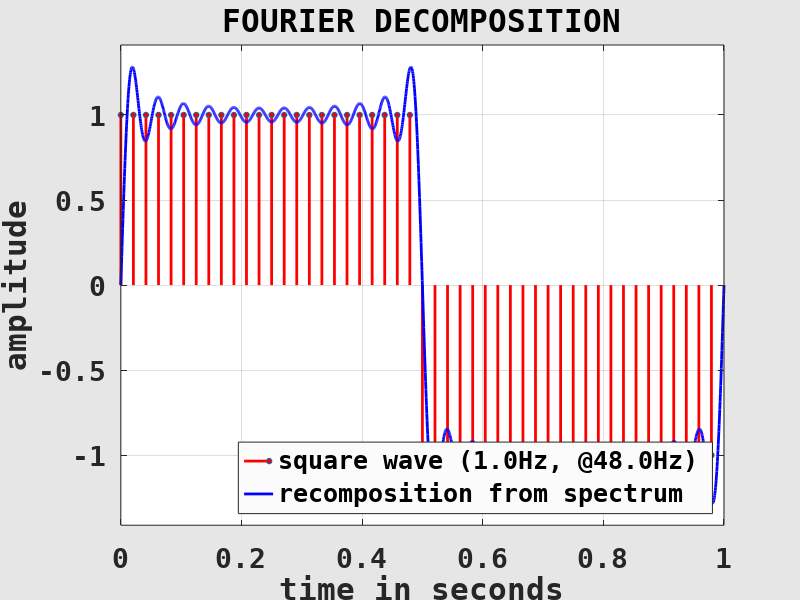
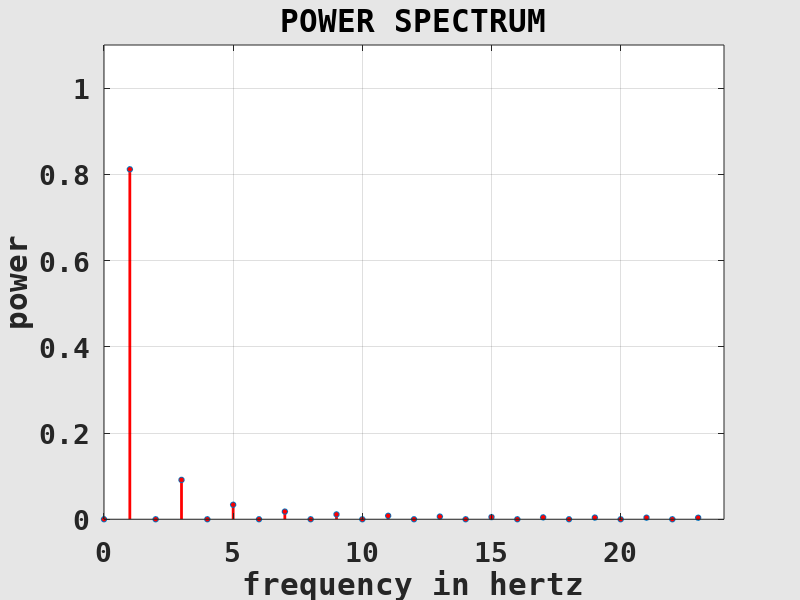

Reproduce these figures in MATLAB, in order.
clearvars( '-except', '-regexp', '^fig\d*$' );

	% -----------------------------------------------------------------------
	% a discrete test signal (square wave with frequency f and length L)
	% -----------------------------------------------------------------------
f = 1;
L = 1; % length in seconds, EXERCISE!

fS = 48; % sampling rate, EXERCISE!
N = floor( L * fS );

ti = (0:N-1) / fS; % quantized time values
xi = 2*(2*floor( f * ti ) - floor( 2*f * ti ) + 1) - 1; % quantized square wave

	% -----------------------------------------------------------------------
	% Fourier transform the test signal
	% -----------------------------------------------------------------------
fNy = fS / 2; % Nyquist frequency

Xk = fft( xi ) / N; % complex Fourier coefficients

fk = (0:N-1) / N * fS; % frequency values
fk(fk >= fNy) = fk(fk >= fNy) - fS; % imply negative frequencies

	% -----------------------------------------------------------------------
	% compute the power spectral density (aka power spectrum)
	% -----------------------------------------------------------------------
Pk = abs( Xk ) .^ 2;

Pk(fk < 0) = []; % remove negative frequency components
fk(fk < 0) = [];

Pk(2:end) = 2 * Pk(2:end); % rescale to match total power
Xk = [sqrt( Pk(1) ), 2 * sqrt( Pk(2:end) / 2 )];

	% -----------------------------------------------------------------------
	% re-composite signal from spectrum
	% THIS PART IS NOT IMPORTANT FOR FOLLOWING THE LECTURE!
	% -----------------------------------------------------------------------
dt = 1 / 2000; % temporal resolution
t = linspace( 0, L, L / dt );

xr = Xk(1) * ones( 1, numel( t ) );
for j = 2:numel( Xk )
	xr = xr + Xk(j) * sin( 2*pi*fk(j) * t );
end

	% -----------------------------------------------------------------------
	% plot Fourier decomposition
	% THIS PART IS NOT IMPORTANT FOR FOLLOWING THE LECTURE!
	% -----------------------------------------------------------------------
if exist( 'fig1', 'var' ) ~= 1 || ~ishandle( fig1 ) % prepare figure window
	fig1 = figure( ...
		'Color', [0.9, 0.9, 0.9], 'InvertHardcopy', 'off', ...
		'PaperPosition', [0, 0, 8, 6], ...
		'defaultAxesFontName', 'DejaVu Sans Mono', 'defaultAxesFontSize', 20, 'defaultAxesFontWeight', 'bold', ...
		'defaultAxesNextPlot', 'add', ...
		'defaultAxesBox', 'on', 'defaultAxesLayer', 'top', ...
		'defaultAxesXGrid', 'on', 'defaultAxesYGrid', 'on' );
end

figure( fig1 ); % set and clear current figure
clf( fig1 );

set( fig1, 'Name', 'FOURIER DECOMPOSITION' ); % set labels
title( get( fig1, 'Name' ) );

xlabel( 'time in seconds' );
ylabel( 'amplitude' );

xlim( [0, L] ); % set axes
ylim( [-1, 1] * max( abs( cat( 2, xi, xr ) ) ) * 1.1 );

stem( ti, xi, ... % plot discrete signal
	'Color', 'red', 'LineWidth', 2, 'MarkerSize', 4, 'MarkerFaceColor', 'red', ...
	'ShowBaseLine', 'off' );

plot( t, xr, ... % plot recomposed signal
	'Color', 'blue', 'LineWidth', 2 );

hl = legend( {sprintf( 'square wave (%.1fHz, @%.1fHz)', f, fS ), 'recomposition from spectrum'}, ...
	'Location', 'southeast' );
set( hl, 'Color', [0.9825, 0.9825, 0.9825] );

	% -----------------------------------------------------------------------
	% plot power spectrum
	% THIS PART IS NOT IMPORTANT FOR FOLLOWING THE LECTURE!
	% -----------------------------------------------------------------------
if exist( 'fig2', 'var' ) ~= 1 || ~ishandle( fig2 ) % prepare figure window
	fig2 = figure( ...
		'Color', [0.9, 0.9, 0.9], 'InvertHardcopy', 'off', ...
		'PaperPosition', [0, 0, 8, 6], ...
		'defaultAxesFontName', 'DejaVu Sans Mono', 'defaultAxesFontSize', 20, 'defaultAxesFontWeight', 'bold', ...
		'defaultAxesNextPlot', 'add', ...
		'defaultAxesBox', 'on', 'defaultAxesLayer', 'top', ...
		'defaultAxesXGrid', 'on', 'defaultAxesYGrid', 'on' );
end

figure( fig2 ); % set and clear current figure
clf( fig2 );

set( fig2, 'Name', 'POWER SPECTRUM' ); % set labels
title( get( fig2, 'Name' ) );

xlabel( 'frequency in hertz' );
ylabel( 'power' );

xlim( [0, fNy] ); % set axes
ylim( [0, 1] * 1.1 );

stem( fk, Pk, ... % plot power spectrum
	'Color', 'red', 'LineWidth', 2, 'MarkerSize', 4, 'MarkerFaceColor', 'red', ...
	'ShowBaseLine', 'off' );

	% -----------------------------------------------------------------------
	% write plot images
	% THIS PART IS NOT IMPORTANT FOR FOLLOWING THE LECTURE!
	% -----------------------------------------------------------------------
print( fig1, 'fdomain_decomp', '-depsc2' );
print( fig2, 'fdomain_powspec', '-depsc2' );
